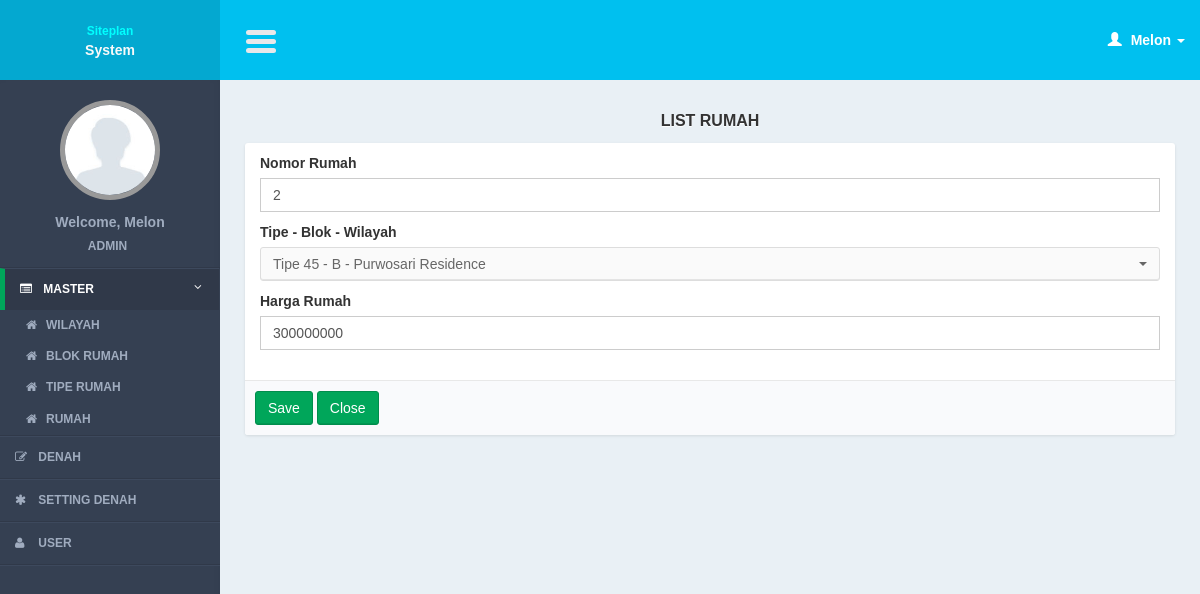
Before: /controllers/master_table.php?page=form&id=44 (signed in) with the older database file.
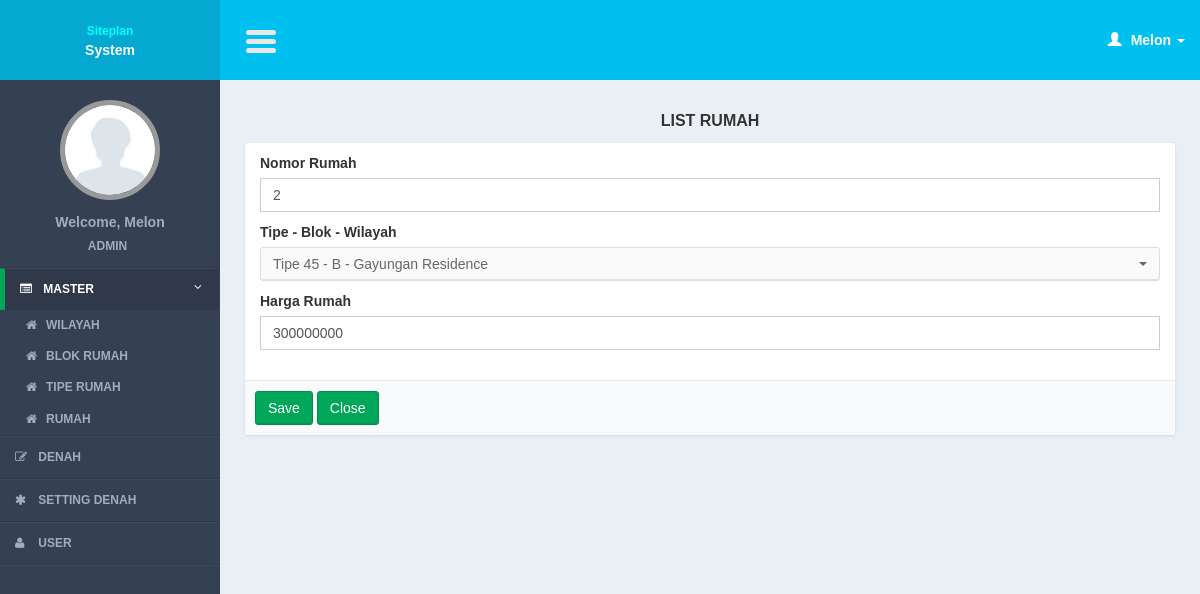
After: the same page with the newer database file.
### tables this page shows
CREATE TABLE IF NOT EXISTS `table_types` (
`tt_id` int(11) NOT NULL,
  `tt_name` varchar(100) NOT NULL,
  `tb_id` int(11) NOT NULL,
  `tt_img` text NOT NULL,
  `tt_color` varchar(10) NOT NULL
);

CREATE TABLE IF NOT EXISTS `buildings` (
`building_id` int(11) NOT NULL,
  `building_name` varchar(100) NOT NULL,
  `building_img` text NOT NULL
);

CREATE TABLE IF NOT EXISTS `table_blocks` (
`tb_id` int(11) NOT NULL,
  `tb_name` varchar(100) NOT NULL,
  `building_id` int(11) NOT NULL
);

### models/master_table_model.php (called while the page is built, shortened)
<?php
function select_tt(){
	$query = mysql_query("select a.*, c.tb_name, d.building_name
						from table_types a
						join table_blocks c on c.tb_id = a.tb_id
						join buildings d on d.building_id = c.building_id
						order by tt_id");
	return $query;
}
function read_id($id){
	$query = mysql_query("select a.*, b.tt_name, c.tb_name, d.building_name
			from tables a
			join table_types b on b.tt_id = a.tt_id
							join table_blocks c on c.tb_id = b.tb_id
							join buildings d on d.building_id = c.building_id
			where a.table_id = '$id'");
	$result = mysql_fetch_object($query);
	return $result;
}
?>

### views/master_table/form.php (the view, shortened to what this page needs)
    <section class="content">
        <div class="row">
            <div class="col-md-12">
              <div class="title_page"> <?= $title ?></div>
                 <form action="<?= $action?>" method="post" enctype="multipart/form-data" role="form">
                <div class="box box-cokelat">
                    <div class="box-body">
                            <div class="col-md-12">
                            <div class="form-group">
                                <label>Nomor Rumah</label>
                                <input required type="text" name="i_name" class="form-control" placeholder="Masukkan nomor rumah..." value="<?= $row->table_name ?>"/>
                            </div>
                            <div class="form-group">
                              <label>Tipe - Blok - Wilayah</label>
                               <?php
                               while($r_tt = mysql_fetch_array($query_tt)){
 ?>
                                 <option value="<?= $r_tt['tt_id'] ?>" <?php if($row->tt_id == $r_tt['tt_id']){ ?> selected="selected"<?php } ?>><?= $r_tt['tt_name']." - ".$r_tt['tb_name']." - ".$r_tt['building_name'] ?></option>
                                 <?php
 }
?>
                      		</div>
                              <div class="form-group">
                                <label>Harga Rumah</label>
                                <input required type="text" name="i_price" class="form-control" placeholder="Masukkan harga rumah..." value="<?= $row->table_price ?>"/>
                            </div>
                            </div>
                    </div>
                      <div class="box-footer">
                    <input class="btn btn-success" type="submit" value="Save"/>
                    <a href="<?= $close_button?>" class="btn btn-success" >Close</a>
                 </div>
                </div>
           </form>
            </div>
        </div>
    </section>

Changed rows visible on the page:
changed through a linked row, table_types "Tipe 45": buildings.building_name "Purwosari Residence" → "Gayungan Residence"
